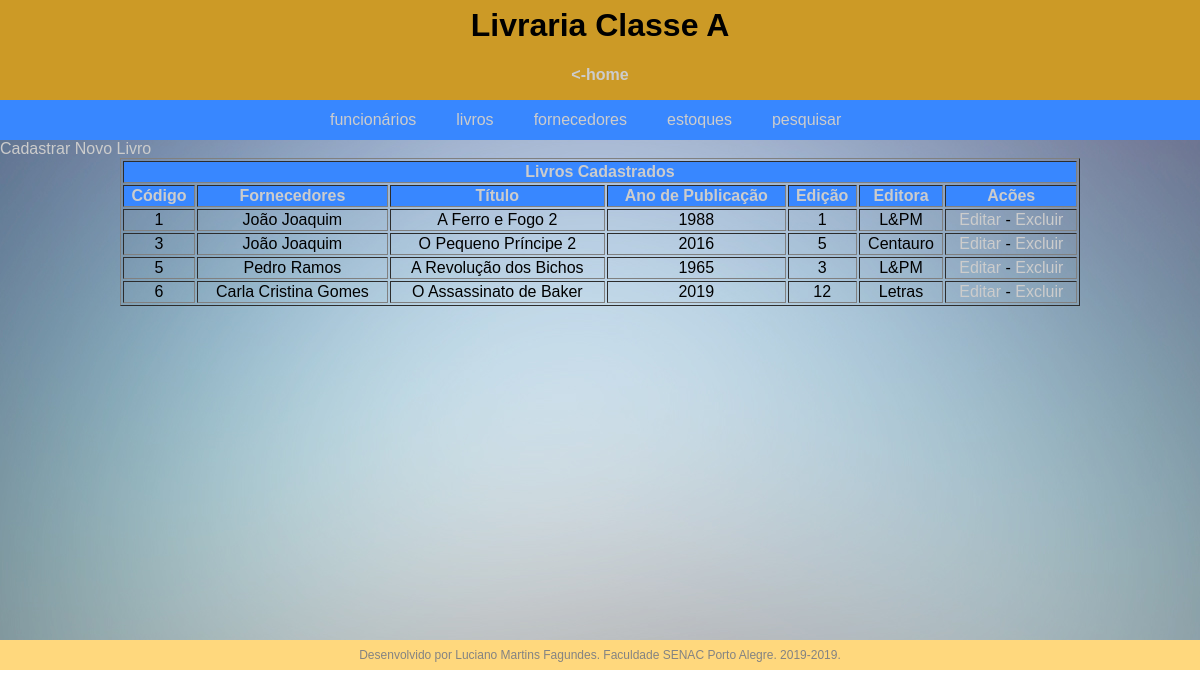
The page /livros.php on the database its author committed.
### tables this page shows
CREATE TABLE `livros` (
  `idlivros` int(11) NOT NULL,
  `fornecedores_idfornecedores` int(11) NOT NULL,
  `titulo` varchar(100) NOT NULL,
  `anopublica` smallint(6) NOT NULL,
  `edicao` smallint(6) NOT NULL,
  `editora` varchar(100) NOT NULL
);

CREATE TABLE `fornecedores` (
  `idfornecedores` int(11) NOT NULL,
  `nome` varchar(100) NOT NULL,
  `endereco` varchar(100) NOT NULL,
  `cidade` varchar(100) NOT NULL,
  `telefone` varchar(100) NOT NULL
);

### livros.php (the view, shortened to what this page needs)
<?php
require 'conecta.inc.php';
?>
<!DOCTYPE html>
<html lang="pt-BR">
<head>
    <link rel="stylesheet" href="style.css">
</head>
<body>
    <div class="topo">
        <div class="topoint">
           <h1> Livraria Classe A </h1>
           <a href="index.php"><h4><-home</h4></a>
        </div>
    </div>
<div class="menu">
    <div class="menuint">
        <ul>
            <a href="funcionarios.php"> <li> funcionários </li> </a>
            <a href="livros.php"> <li>livros</li> </a>
            <a href="fornecedores.php"> <li>fornecedores</li> </a>
            <a href="estoques.php"> <li>estoques</li> </a>
            <a href="pesquisar.php"> <li>pesquisar</li> </a>
        </ul>
    </div>
</div>
<div class="conteudo">
<a href="adicionarLivro.php">Cadastrar Novo Livro</a>
<center><table border="1" width="80%">
<tr>
<th colspan="7" align="center">Livros Cadastrados</th>
</tr>
<tr>
<th>Código</th>
<th>Fornecedores</th>
<th>Título</th>
<th>Ano de Publicação</th>
<th>Edição</th>
<th>Editora</th>
<th>Acões</th>
</tr>
<?php
$sql = "SELECT * FROM livros, fornecedores WHERE livros.fornecedores_idfornecedores=fornecedores.idfornecedores";
$sql = $pdo->query($sql);
if($sql->rowCount() > 0){
    foreach($sql->fetchAll() as $livro){
        echo '<tr align="center">';
        echo '<td>'.$livro['idlivros'].'</td>';
        echo '<td>'.$livro['nome'].'</td>';
        echo '<td>'.$livro['titulo'].'</td>';
        echo '<td>'.$livro['anopublica'].'</td>';
        echo '<td>'.$livro['edicao'].'</td>';
        echo '<td>'.$livro['editora'].'</td>';
        echo '<td><a href="editarLivro.php?idlivros='.$livro['idlivros'].'">Editar</a> - <a href="excluirLivro.php?idlivros='.$livro['idlivros'].'">Excluir</a></td>';
        echo '</tr>';
    }
}else{
    echo 'Nenhum registro encontrado!';
}
?>
</table></center>
</div>
<footer class="footer">
Desenvolvido por Luciano Martins Fagundes. Faculdade SENAC Porto Alegre. 2019-2019.
</footer>
</body>
</html>

### style.css (style rules this page uses)
* { margin: 0; font-family: Arial, Helvetica, sans-serif; }
.topo { width: 100%; height: 100px; background-color: #CC9A26; }
.topoint { width: 400px; height: 100px; line-height: 50px; margin: auto; text-align: center; }
.menu { width: 100%; height: 40px; background-color: #3887FF; }
.menuint { width: 700px; height: 40px; text-align: center; line-height: 40px; margin: auto; color: #CCC }
.menuint li { text-decoration: none; float: left; margin-left: 40px; list-style-type: none; }
.conteudo { background-image: url("img/bg_blur.jpg"); background-position: center; background-size: auto; background-repeat: no-repeat; background-color: #000; min-height: 500px; }
table { margin: auto; }
th { background-color: #3887FF; color: #CCC; }
.footer { width: 100%; height: 30px; line-height: 30px; background-color: #FFD87D; margin: auto; text-align: center; font-size: 12px; color: rgb(131, 131, 131); }
a { text-decoration: none; color: #CCC; }

### rows shown on the page
livros: idlivros "1", fornecedores_idfornecedores.nome "João Joaquim", titulo "A Ferro e Fogo 2", anopublica "1988", edicao "1", editora "L&PM"
livros: idlivros "3", fornecedores_idfornecedores.nome "João Joaquim", titulo "O Pequeno Príncipe 2", anopublica "2016", edicao "5", editora "Centauro"
livros: idlivros "5", fornecedores_idfornecedores.nome "Pedro Ramos", titulo "A Revolução dos Bichos", anopublica "1965", edicao "3", editora "L&PM"
livros: idlivros "6", fornecedores_idfornecedores.nome "Carla Cristina Gomes", titulo "O Assassinato de Baker", anopublica "2019", edicao "12", editora "Letras"
